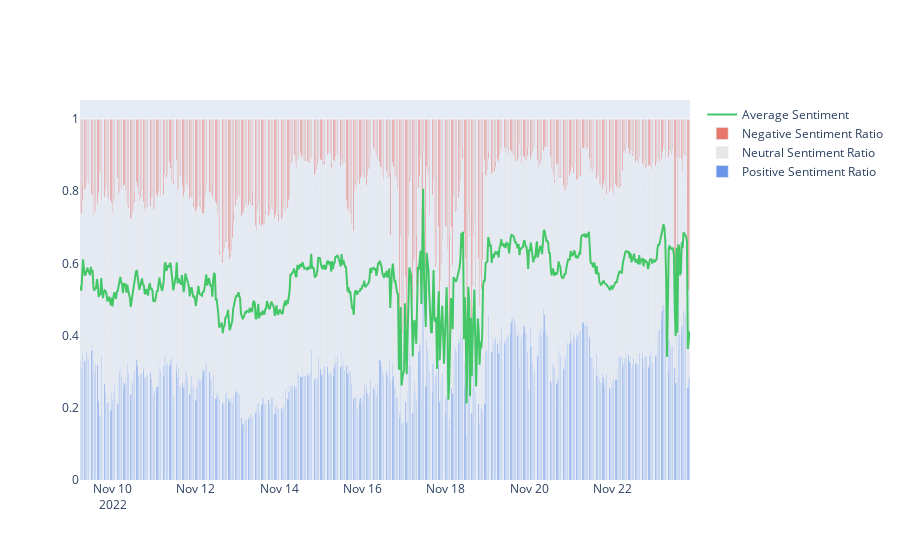
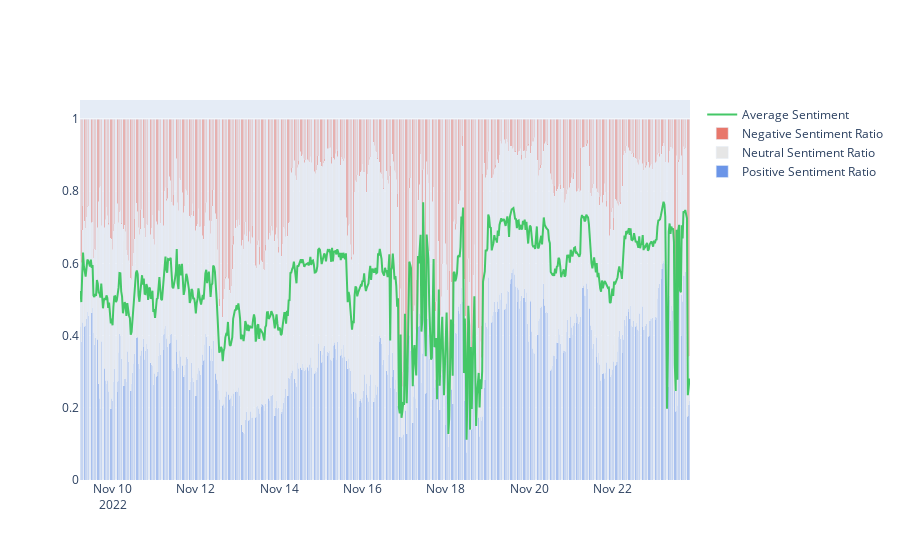
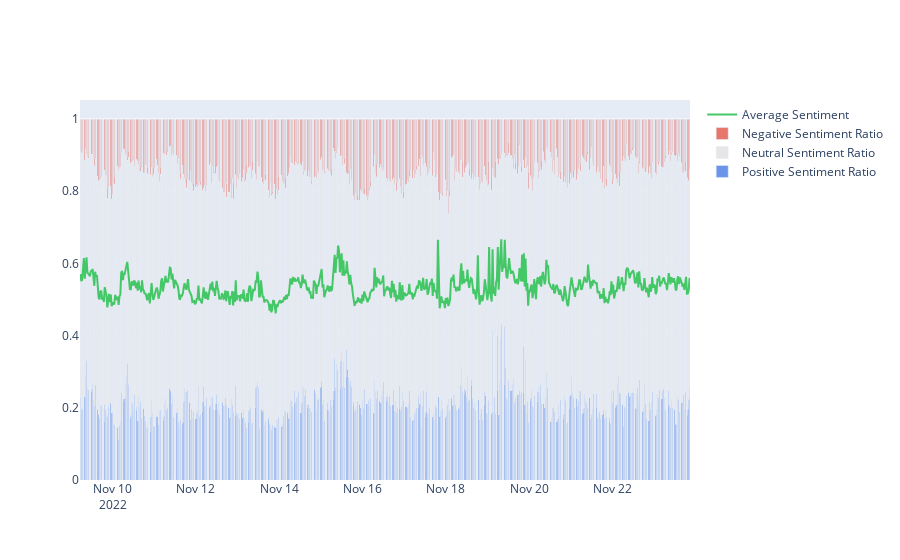
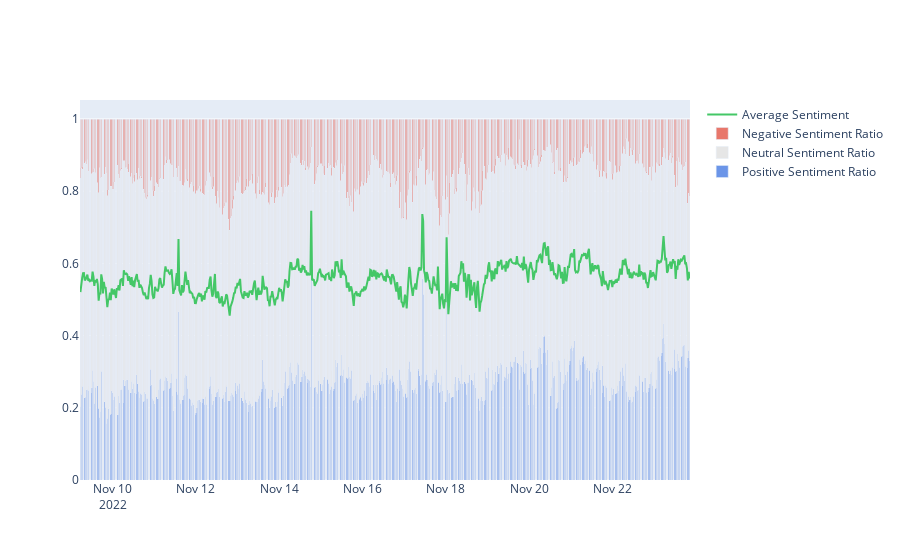

Notebook cell for these charts, in order:
### Code cell
import plotly.graph_objects as go
from plotly.subplots import make_subplots


def draw_sentiment_timeseries(cluster_idx=None):
    if cluster_idx is not None:
        per_delta = get_timeseries(df[df['cluster_id'] == cluster_idx])
        title = f'Cluster {cluster_idx+1}'
    else:
        per_delta = get_timeseries(df)
        title = 'All Clusters'

    fig = go.Figure(
        data = [
            go.Bar(
                x = per_delta['timestamp'],
                y = per_delta['neg_count'] / per_delta['tweet_count'],
                name = 'Negative Sentiment Ratio',
                marker_color = '#e8776b',
            ),
            go.Bar(
                x = per_delta['timestamp'],
                y = per_delta['neu_count'] / per_delta['tweet_count'],
                name = 'Neutral Sentiment Ratio',
                marker_color = '#e6e6e6',
            ),
            go.Bar(
                x = per_delta['timestamp'],
                y = per_delta['pos_count'] / per_delta['tweet_count'],
                name = 'Positive Sentiment Ratio',
                marker_color = '#6b95e8',
                # yaxis='y2',
            ),
            go.Scatter(
                name = 'Average Sentiment',
                x = per_delta['timestamp'],
                y = per_delta['average'],
                line_color = '#44c767',
            )
        ],
        layout = {
            'barmode':'stack',
        }
    )
    
    fig.show()
    return fig



all_figs = [
    draw_sentiment_timeseries(i)
    for i in [None] + list(range(5))
]

### Figure 1 — Plotly figure (JSON) as saved in the notebook; plotly's stock layout.template omitted (floating-point values rounded to 4 significant figures; data arrays with more than 128 entries replaced by an {"elided": "..."} marker saying what was removed)
{"data": [{"marker": {"color": "#6b95e8"}, "name": "Positive Sentiment Ratio", "type": "bar", "x": {"elided": "703 str values"}, "y": {"elided": "703 float values"}}, {"marker": {"color": "#e6e6e6"}, "name": "Neutral Sentiment Ratio", "type": "bar", "x": {"elided": "703 str values"}, "y": {"elided": "703 float values"}}, {"marker": {"color": "#e8776b"}, "name": "Negative Sentiment Ratio", "type": "bar", "x": {"elided": "703 str values"}, "y": {"elided": "703 float values"}}, {"line": {"color": "#44c767"}, "name": "Average Sentiment", "type": "scatter", "x": {"elided": "703 str values"}, "y": {"elided": "703 float values"}}], "layout": {"barmode": "stack"}}

### Figure 2 — Plotly figure (JSON) as saved in the notebook; plotly's stock layout.template omitted (floating-point values rounded to 4 significant figures; data arrays with more than 128 entries replaced by an {"elided": "..."} marker saying what was removed)
{"data": [{"marker": {"color": "#6b95e8"}, "name": "Positive Sentiment Ratio", "type": "bar", "x": {"elided": "703 str values"}, "y": {"elided": "703 float values"}}, {"marker": {"color": "#e6e6e6"}, "name": "Neutral Sentiment Ratio", "type": "bar", "x": {"elided": "703 str values"}, "y": {"elided": "703 float values"}}, {"marker": {"color": "#e8776b"}, "name": "Negative Sentiment Ratio", "type": "bar", "x": {"elided": "703 str values"}, "y": {"elided": "703 float values"}}, {"line": {"color": "#44c767"}, "name": "Average Sentiment", "type": "scatter", "x": {"elided": "703 str values"}, "y": {"elided": "703 float values"}}], "layout": {"barmode": "stack"}}

### Figure 3 — Plotly figure (JSON) as saved in the notebook; plotly's stock layout.template omitted (floating-point values rounded to 4 significant figures; data arrays with more than 128 entries replaced by an {"elided": "..."} marker saying what was removed)
{"data": [{"marker": {"color": "#6b95e8"}, "name": "Positive Sentiment Ratio", "type": "bar", "x": {"elided": "703 str values"}, "y": {"elided": "703 float values"}}, {"marker": {"color": "#e6e6e6"}, "name": "Neutral Sentiment Ratio", "type": "bar", "x": {"elided": "703 str values"}, "y": {"elided": "703 float values"}}, {"marker": {"color": "#e8776b"}, "name": "Negative Sentiment Ratio", "type": "bar", "x": {"elided": "703 str values"}, "y": {"elided": "703 float values"}}, {"line": {"color": "#44c767"}, "name": "Average Sentiment", "type": "scatter", "x": {"elided": "703 str values"}, "y": {"elided": "703 float values"}}], "layout": {"barmode": "stack"}}

### Figure 4 — Plotly figure (JSON) as saved in the notebook; plotly's stock layout.template omitted (floating-point values rounded to 4 significant figures; data arrays with more than 128 entries replaced by an {"elided": "..."} marker saying what was removed)
{"data": [{"marker": {"color": "#6b95e8"}, "name": "Positive Sentiment Ratio", "type": "bar", "x": {"elided": "703 str values"}, "y": {"elided": "703 float values"}}, {"marker": {"color": "#e6e6e6"}, "name": "Neutral Sentiment Ratio", "type": "bar", "x": {"elided": "703 str values"}, "y": {"elided": "703 float values"}}, {"marker": {"color": "#e8776b"}, "name": "Negative Sentiment Ratio", "type": "bar", "x": {"elided": "703 str values"}, "y": {"elided": "703 float values"}}, {"line": {"color": "#44c767"}, "name": "Average Sentiment", "type": "scatter", "x": {"elided": "703 str values"}, "y": {"elided": "703 float values"}}], "layout": {"barmode": "stack"}}
